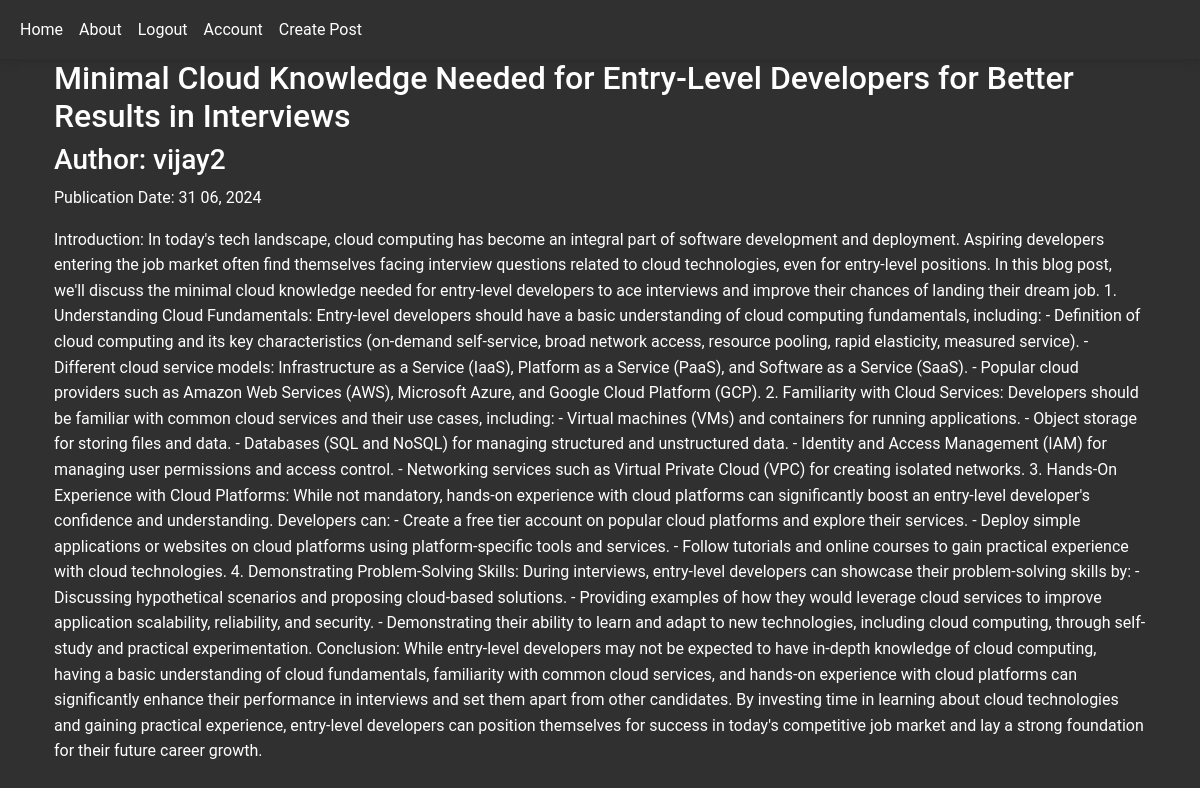
The app's page /5 (signed in) with its own data.
### company_blog/models.py (models this page shows, shortened)
class BlogPost(db.Model):
    __tablename__ = 'blogposts'
    id = db.Column(db.Integer, primary_key=True)
    date = db.Column(db.DateTime, nullable=False, default=datetime.utcnow)
    title = db.Column(db.String(150), nullable=False )
    text = db.Column(db.Text, nullable=False)
    user_id = db.Column(db.Integer, db.ForeignKey('users.id'), nullable=False)

class User(db.Model, UserMixin):
    __tablename__ = 'users'
    id = db.Column(db.Integer, primary_key=True)
    username = db.Column(db.String(64), unique=True, index=True)
    email = db.Column(db.String(64), unique=True, index=True)
    profile_pic = db.Column(db.String(64), nullable = False, default='default_prof_pic.png')
    password_hash = db.Column(db.String(128))
    posts = db.relationship('BlogPost', backref = 'author', lazy = False)

### company_blog/users/views.py (the view)
@users.route("/<username>")
def user_posts(username):
    page = request.args.get('page', 1, type=int)
    user = User.query.filter_by(username=username).first_or_404()
    blog_posts = BlogPost.query.filter_by(author=user).order_by(BlogPost.date.desc()).paginate(page=page, per_page=5)
    return render_template('user_blog_post.html', user=user, blog_posts=blog_posts)

### company_blog/blog_posts/views.py (called while the page is built)
@blog_posts.route('/<int:blog_post_id>')
def view_blog(blog_post_id):
    blog_post = BlogPost.query.get_or_404(blog_post_id)
    return render_template('blog_post.html', post=blog_post, title = blog_post.title,
                           date=blog_post.date)

### company_blog/models.py (called while the page is built)
@login_manager.user_loader
def load_user(user_id):
    return User.query.get(user_id)

### company_blog/templates/blog_post.html (shortened to what this page needs)
{% extends 'base.html' %}
{% block content %}
<div class="container">
    <h2>{{post.title}}</h2>
    <h3>Author: {{post.author.username}} </h3>
    <p>Publication Date: {{post.date.strftime('%M %d, %Y')}}</p>
    <p class="white-space:pre-line"> {{post.text}} </p>
</div>
{% endblock %}

### records on screen
BlogPost: title "Minimal Cloud Knowledge Needed for Entry-Level Developers for Better Results in Interviews", date "31 06, 2024", text "Introduction: In today's tech landscape, cloud computing has become an integral part of software development and deployment. Aspiring developers entering the job market often find themselves facing interview questions related to cloud technologies, even for entry-level positions. In this blog post, we'll discuss the minimal cloud knowledge needed for entry-level developers to ace interviews and improve their chances of landing their dream job. 1. Understanding Cloud Fundamentals: Entry-level developers should have a basic understanding of cloud computing fundamentals, including: - Definition of cloud computing and its key characteristics (on-demand self-service, broad network access,…"
User: author.username "vijay2"
